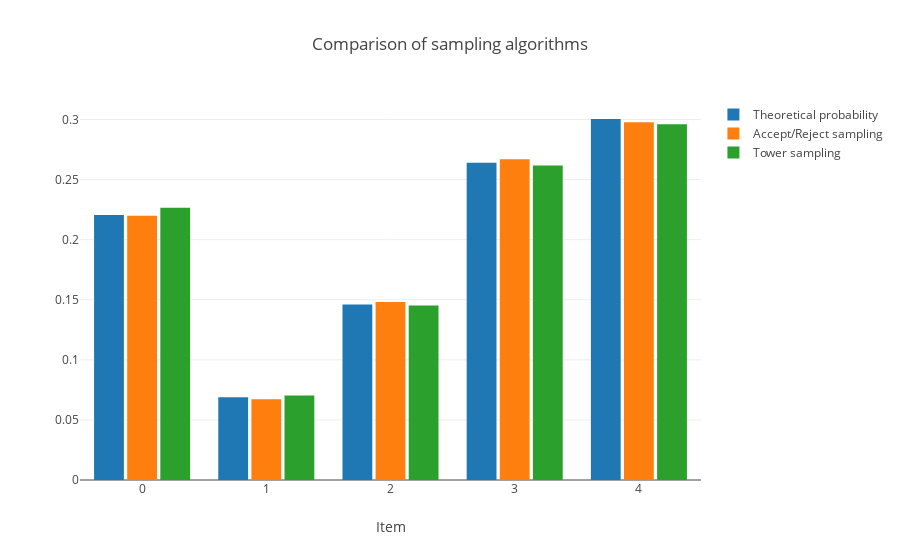

The cell this chart's notebook holds for it:
### Code cell
n_items = 5
p = generate_uniform_pmf(n_items)


ar = AcceptRejectSampler(p)
ts = TowerSampler(p)

data = [
    Bar(y=p, name="Theoretical probability"),
    Histogram(x=ar.sample(10000), histnorm="probability", name="Accept/Reject sampling"),
    Histogram(x=ts.sample(10000), histnorm="probability", name="Tower sampling")
]

lyt = Layout(title="Comparison of sampling algorithms", xaxis=dict(title="Item"),
             bargroupgap=0.1)

py.iplot(Figure(data=data, layout=lyt))

### Figure 1 — Plotly figure (JSON) as saved in the notebook; plotly's stock layout.template omitted (floating-point values rounded to 4 significant figures; data arrays with more than 128 entries replaced by an {"elided": "..."} marker saying what was removed)
{"data": [{"name": "Theoretical probability", "type": "bar", "y": [0.2205, 0.06884, 0.1461, 0.2641, 0.3004]}, {"histnorm": "probability", "name": "Accept/Reject sampling", "type": "histogram", "x": {"elided": "10000 int values"}}, {"histnorm": "probability", "name": "Tower sampling", "type": "histogram", "x": {"elided": "10000 int values"}}], "layout": {"bargroupgap": 0.1, "title": "Comparison of sampling algorithms", "xaxis": {"title": "Item"}}}
